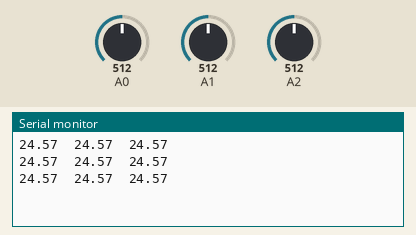
This sketch was run on a simulated Arduino Uno, built with avr-gcc and run on an emulated ATmega328P. On the bench: the last lines printed to the serial monitor. The inputs (shaded band) are chosen by the test bench; at power-on: A0 = 512, A1 = 512, A2 = 512.

Above: at 1.3 s.
1.4 s: A0 set to 716
At 1.9 s:
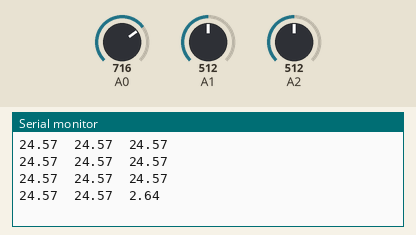
2.9 s: A1 set to 716
At 3.4 s:
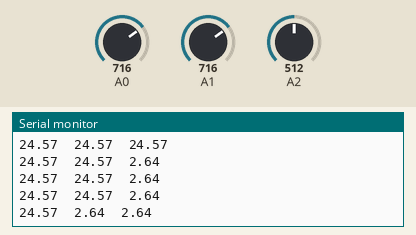
4.4 s: A2 set to 716
At 4.9 s:
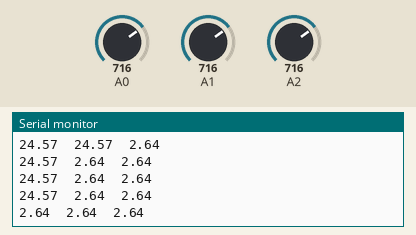
5.9 s: A0 set to 900
At 6.4 s:
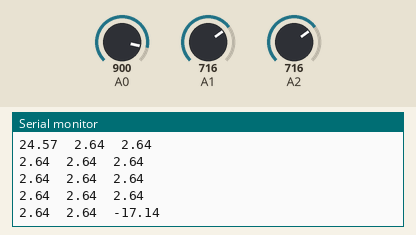
7.4 s: A1 set to 900
At 7.9 s:
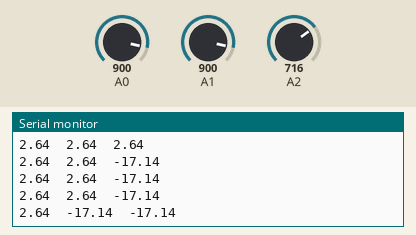
8.9 s: A2 set to 900
At 9.4 s:
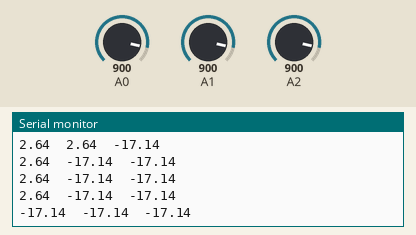
Timing chart, 0 to 11.4 s (numbered marks = the images above; inputs shaded):
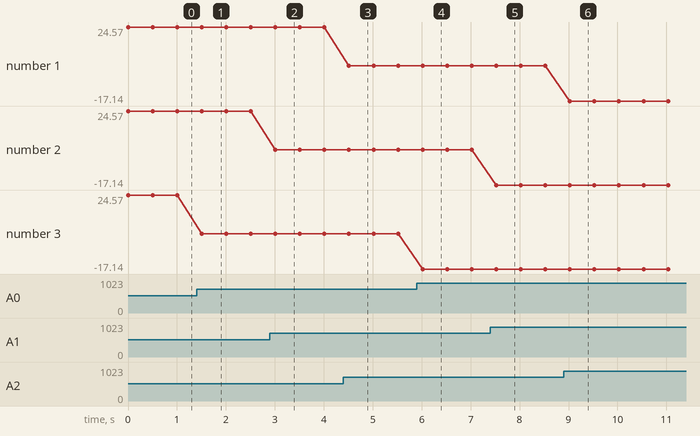

Measured:
- after the input at 1.4 s, the serial monitor: prints a new line after 0.11 s (image 1)
- after the input at 2.9 s, the serial monitor: prints a new line after 0.11 s (image 2)
- after the input at 4.4 s, the serial monitor: prints a new line after 0.11 s (image 3)
- after the input at 5.9 s, the serial monitor: prints a new line after 0.12 s (image 4)
- after the input at 7.4 s, the serial monitor: prints a new line after 0.12 s (image 5)
- after the input at 8.9 s, the serial monitor: prints a new line after 0.13 s (image 6)
- plotted number 3: 24.57 → 2.64 after the input at 1.4 s, 2.64 → -17.14 after the input at 5.9 s

The sketch:

temperature_sensors_arduino.ino
```cpp
void setup() {
  // initialize serial:
  Serial.begin(9600);
}

void loop() {
    Serial.print(-0.10752 * analogRead(2) + 79.6237);
    Serial.print('\t');
    Serial.print(-0.10752 * analogRead(1) + 79.6237);
    Serial.print('\t');
    Serial.print(-0.10752 * analogRead(0) + 79.6237);
    Serial.print('\n');
    delay(500);
}
```
